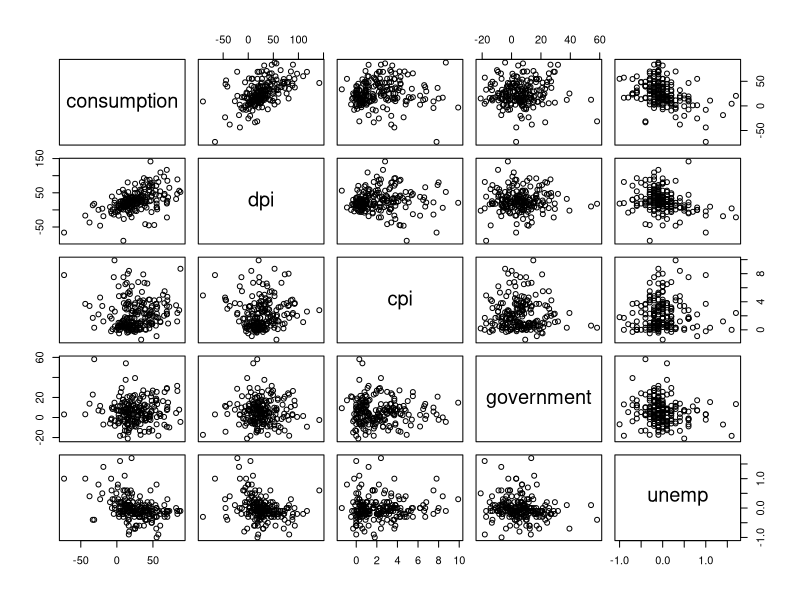
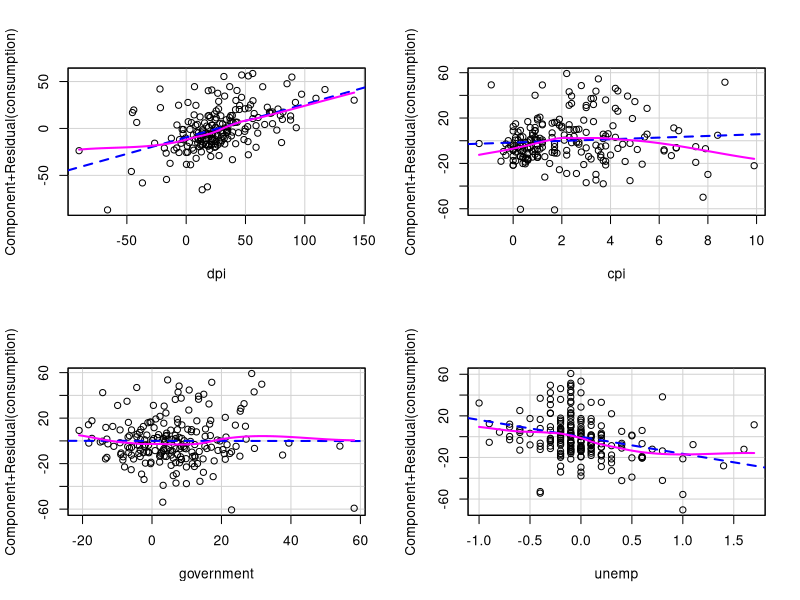

R code for these plots, in order:
setwd(dirname(rstudioapi::getActiveDocumentContext()$path))
rm(list=ls())
library(AER)
data("USMacroG")
MacroDiff = as.data.frame(apply(USMacroG, 2, diff))
attach(MacroDiff)
pairs(cbind(consumption, dpi, cpi, government, unemp))

#Problem 1: We don't observe any significant outliers.
# The variables best suited to observe a change in consumption are dpi and unemp.
# We see a good positive correlation with dpi, and a weak negative correlation
# with unemp
# Because the correlation between the other four variables (dpi, cpi, government, unemp)
# are all low, colinearity should not be a major concern

#Problem 2: 

fitLm1 = lm(consumption ~ dpi + cpi + government + unemp)
summary(fitLm1)
confint(fitLm1)
# 
# Call:
#   lm(formula = consumption ~ dpi + cpi + government + unemp)
# 
# Residuals:
#   Min      1Q  Median      3Q     Max 
# -60.626 -12.203  -2.678   9.862  59.283 
# 
# Coefficients:
#               Estimate Std. Error t value Pr(>|t|)    
# (Intercept)  14.752317   2.520168   5.854 1.97e-08 ***
#   dpi           0.353044   0.047982   7.358 4.87e-12 ***
#   cpi           0.726576   0.678754   1.070    0.286    
# government   -0.002158   0.118142  -0.018    0.985    
# unemp       -16.304368   3.855214  -4.229 3.58e-05 ***
#   ---
#   Signif. codes:  0 ‘***’ 0.001 ‘**’ 0.01 ‘*’ 0.05 ‘.’ 0.1 ‘ ’ 1
# 
# Residual standard error: 20.39 on 198 degrees of freedom
# Multiple R-squared:  0.3385,	Adjusted R-squared:  0.3252 
# F-statistic: 25.33 on 4 and 198 DF,  p-value: < 2.2e-16
# 
# 
# 2.5 %     97.5 %
#   (Intercept)   9.7825024 19.7221311
# dpi           0.2584219  0.4476652
# cpi          -0.6119382  2.0650912
# government   -0.2351363  0.2308197
# unemp       -23.9069164 -8.7018187


# From the summary, the variables dpi and unemp seem useful for predicting changes in consumption. 
# We know this because of the t-values and Pr(>|t|).
# They are statistically significant
# Large t-values on the other hand are present for cpi and government, so they aren't too useful

#Problem 3
#ANOVA: Analysis of Variance
anova(fitLm1)
# No, the ANOVA table doesn't provide anything more useful. The F values suggest
# to choose dpi and unemp

#Problem 4
library(MASS)
fitLm2 = stepAIC(fitLm1)
summary(fitLm2)
# From the output we see that the variables government and cpi are removed, and in that order
# 

#Problem 5
AIC(fitLm1)
AIC(fitLm2)
AIC(fitLm1) - AIC(fitLm2)

#The improvement in AIC is 2.827648. This improvement is not large in terms of AIC.
# Let's think about this. Dropping variables means the log-likelihood increases
# which means the AIC increases. But it also means the number of variables is going down
# which decreases AIC. The decrease due to dropping variables is limited.
# If there are many varialbes, a huge decrease in AIC is possible if a very large number of variables can be dropped.

#Problem 6
library(car)
vif(fitLm1)
vif(fitLm2)

#There was little colinearity in the original model since all four VIFs are near their lower bound of 1.
# Since the colinearity was little to begin with, it cannot be lowered substantially.


#Problem 7
par(mfrow = c(2, 2))
sp = 0.8
crPlot(fitLm1, dpi, span = sp, col = "black")
crPlot(fitLm1, cpi, span = sp, col = "black")
crPlot(fitLm1, government, span = sp, col = "black")
crPlot(fitLm1, unemp, span = sp, col = "black")

#Conclusions we can draw:
# CPI and government have near horizontal lines, meaning that there is little correlation for those 2 variables
# this means our thesis that they can be dropped is supported

# Because the lowess curves are close to the least squares line, it indicates
# that the effects of dpi and unemp on consumption are linear
